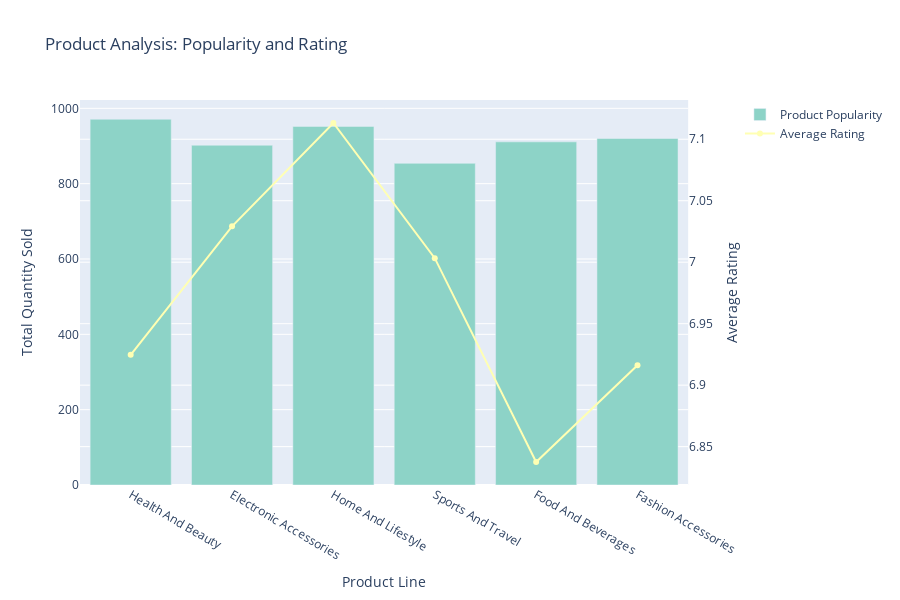
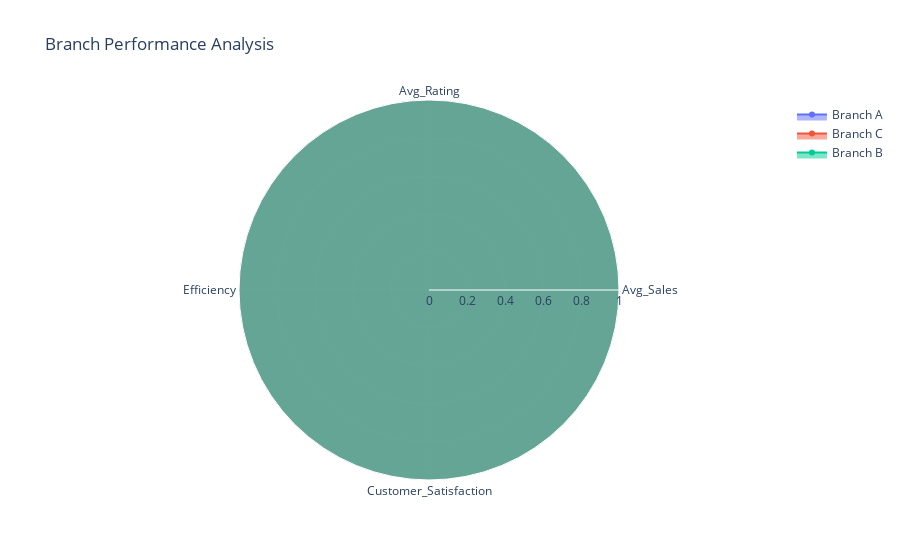
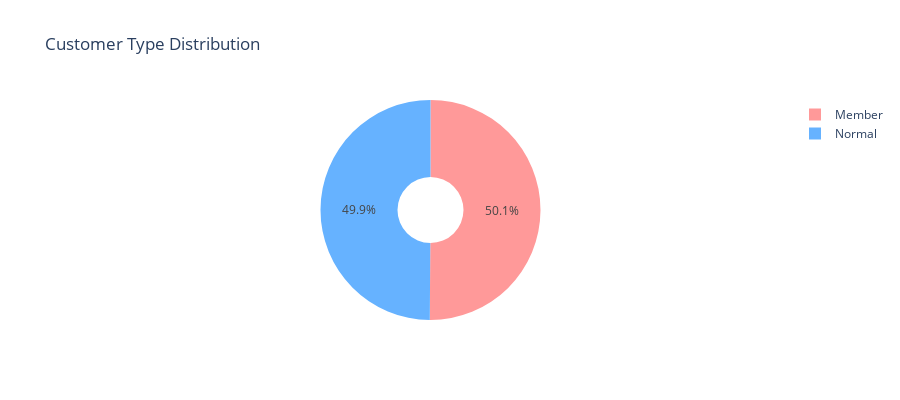
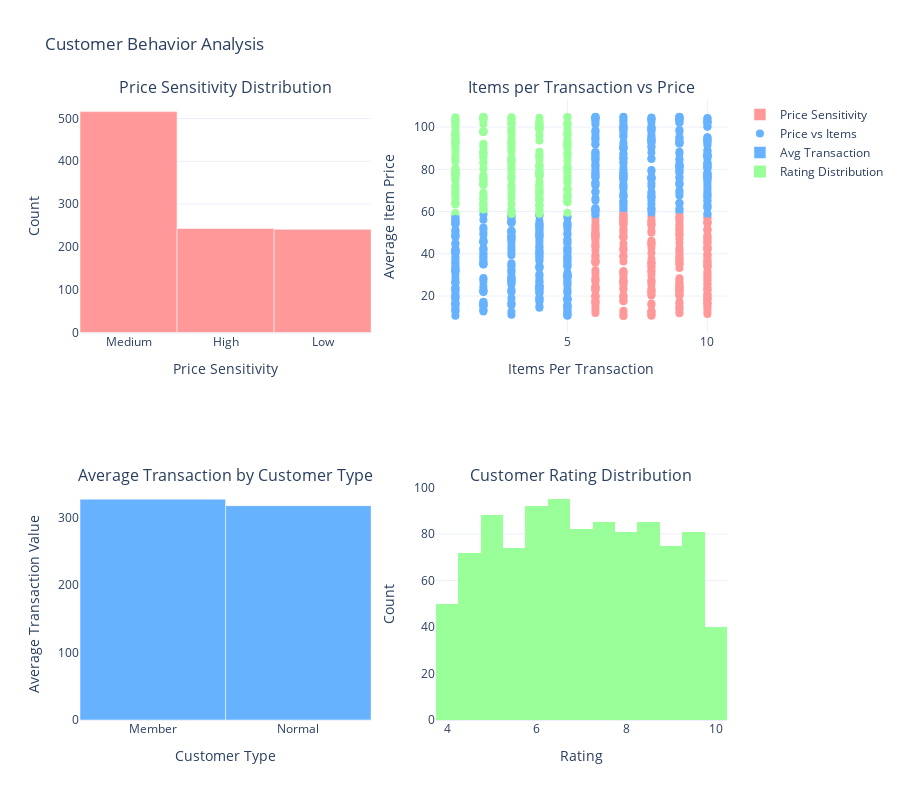

Notebook code cell kept with these figures, in order:
### Code cell
# Cell 5: Time-based Analysis
def create_time_analysis(df):
    # Create subplot with 2 rows and 2 columns
    fig = make_subplots(
        rows=2, cols=2,
        subplot_titles=(
            "Hourly Sales Distribution",
            "Sales by Day of Week",
            "Monthly Sales Trend",
            "Time Period Performance"
        )
    )

    # Hourly Sales
    hourly_sales = df.groupby('Hour')['TOTAL'].mean()
    fig.add_trace(
        go.Scatter(
            x=hourly_sales.index,
            y=hourly_sales.values,
            mode='lines+markers',
            name="Hourly Sales"
        ),
        row=1, col=1
    )

    # Daily Sales
    daily_sales = df.groupby('DayOfWeek')['TOTAL'].mean()
    fig.add_trace(
        go.Bar(
            x=['Mon', 'Tue', 'Wed', 'Thu', 'Fri', 'Sat', 'Sun'],
            y=daily_sales.values,
            name="Daily Sales"
        ),
        row=1, col=2
    )

    # Monthly Sales
    monthly_sales = df.groupby('Month')['TOTAL'].mean()
    fig.add_trace(
        go.Scatter(
            x=monthly_sales.index,
            y=monthly_sales.values,
            mode='lines+markers',
            name="Monthly Sales"
        ),
        row=2, col=1
    )

    # Time Period Performance
    period_sales = [
        df[df['Is_Morning'] == 1]['TOTAL'].mean(),
        df[df['Is_Afternoon'] == 1]['TOTAL'].mean(),
        df[df['Is_Evening'] == 1]['TOTAL'].mean()
    ]
    fig.add_trace(
        go.Bar(
            x=['Morning', 'Afternoon', 'Evening'],
            y=period_sales,
            name="Period Sales"
        ),
        row=2, col=2
    )

    # Update layout
    fig.update_layout(height=800, showlegend=True, title_text="Time-based Analysis")
    fig.show()

# Run all visualizations
create_product_analysis(df_engineered)
create_branch_analysis(df_engineered)
create_customer_analysis(df_engineered)
create_interaction_analysis(df_engineered)
create_time_analysis(df_engineered)

### Figure 1 — Plotly figure (JSON) as saved in the notebook; plotly's stock layout.template omitted (floating-point values rounded to 4 significant figures)
{"data": [{"marker": {"color": "rgb(141,211,199)"}, "name": "Product Popularity", "type": "bar", "x": ["Health And Beauty", "Electronic Accessories", "Home And Lifestyle", "Sports And Travel", "Food And Beverages", "Fashion Accessories"], "xaxis": "x", "y": [971, 902, 952, 854, 911, 920], "yaxis": "y"}, {"marker": {"color": "rgb(255,255,179)"}, "name": "Average Rating", "type": "scatter", "x": ["Health And Beauty", "Electronic Accessories", "Home And Lifestyle", "Sports And Travel", "Food And Beverages", "Fashion Accessories"], "xaxis": "x", "y": [6.925, 7.029, 7.113, 7.003, 6.838, 6.916], "yaxis": "y2"}], "layout": {"height": 600, "showlegend": true, "title": {"text": "Product Analysis: Popularity and Rating"}, "xaxis": {"anchor": "y", "domain": [0, 0.94], "title": {"text": "Product Line"}}, "yaxis": {"anchor": "x", "domain": [0, 1], "title": {"text": "Total Quantity Sold"}}, "yaxis2": {"anchor": "x", "overlaying": "y", "side": "right", "title": {"text": "Average Rating"}}}}

### Figure 2 — Plotly figure (JSON) as saved in the notebook; plotly's stock layout.template omitted (floating-point values rounded to 4 significant figures)
{"data": [{"fill": "toself", "name": "Branch A", "r": [312.4, 7.027, 57.52, 7.027], "theta": ["Avg_Sales", "Avg_Rating", "Efficiency", "Customer_Satisfaction"], "type": "scatterpolar"}, {"fill": "toself", "name": "Branch C", "r": [319.9, 6.818, 58.44, 6.818], "theta": ["Avg_Sales", "Avg_Rating", "Efficiency", "Customer_Satisfaction"], "type": "scatterpolar"}, {"fill": "toself", "name": "Branch B", "r": [337.1, 7.073, 59.44, 7.073], "theta": ["Avg_Sales", "Avg_Rating", "Efficiency", "Customer_Satisfaction"], "type": "scatterpolar"}], "layout": {"polar": {"radialaxis": {"range": [0, 1], "visible": true}}, "showlegend": true, "title": {"text": "Branch Performance Analysis"}}}

### Figure 3 — Plotly figure (JSON) as saved in the notebook; plotly's stock layout.template omitted (floating-point values rounded to 4 significant figures)
{"data": [{"hole": 0.3, "labels": ["Member", "Normal"], "marker": {"colors": ["#FF9999", "#66B2FF"]}, "type": "pie", "values": [501, 499]}], "layout": {"height": 400, "showlegend": true, "title": {"text": "Customer Type Distribution"}}}

### Figure 4 — Plotly figure (JSON) as saved in the notebook; plotly's stock layout.template omitted (floating-point values rounded to 4 significant figures; data arrays with more than 128 entries replaced by an {"elided": "..."} marker saying what was removed)
{"data": [{"marker": {"color": "#FF9999"}, "name": "Price Sensitivity", "type": "bar", "x": ["Medium", "High", "Low"], "xaxis": "x", "y": [516, 243, 241], "yaxis": "y"}, {"marker": {"color": {"elided": "1000 str values"}, "size": 8}, "mode": "markers", "name": "Price vs Items", "type": "scatter", "x": {"elided": "1000 int values"}, "xaxis": "x2", "y": {"elided": "1000 float values"}, "yaxis": "y2"}, {"marker": {"color": "#66B2FF"}, "name": "Avg Transaction", "type": "bar", "x": ["Member", "Normal"], "xaxis": "x3", "y": [327.8, 318.1], "yaxis": "y3"}, {"marker": {"color": "#99FF99"}, "name": "Rating Distribution", "type": "histogram", "x": {"elided": "1000 float values"}, "xaxis": "x4", "yaxis": "y4"}], "layout": {"annotations": [{"font": {"size": 16}, "showarrow": false, "text": "Price Sensitivity Distribution", "x": 0.225, "xanchor": "center", "xref": "paper", "y": 1, "yanchor": "bottom", "yref": "paper"}, {"font": {"size": 16}, "showarrow": false, "text": "Items per Transaction vs Price", "x": 0.775, "xanchor": "center", "xref": "paper", "y": 1, "yanchor": "bottom", "yref": "paper"}, {"font": {"size": 16}, "showarrow": false, "text": "Average Transaction by Customer Type", "x": 0.225, "xanchor": "center", "xref": "paper", "y": 0.375, "yanchor": "bottom", "yref": "paper"}, {"font": {"size": 16}, "showarrow": false, "text": "Customer Rating Distribution", "x": 0.775, "xanchor": "center", "xref": "paper", "y": 0.375, "yanchor": "bottom", "yref": "paper"}], "height": 800, "showlegend": true, "title": {"text": "Customer Behavior Analysis"}, "xaxis": {"anchor": "y", "domain": [0, 0.45], "title": {"text": "Price Sensitivity"}}, "xaxis2": {"anchor": "y2", "domain": [0.55, 1], "title": {"text": "Items Per Transaction"}}, "xaxis3": {"anchor": "y3", "domain": [0, 0.45], "title": {"text": "Customer Type"}}, "xaxis4": {"anchor": "y4", "domain": [0.55, 1], "title": {"text": "Rating"}}, "yaxis": {"anchor": "x", "domain": [0.625, 1], "title": {"text": "Count"}}, "yaxis2": {"anchor": "x2", "domain": [0.625, 1], "title": {"text": "Average Item Price"}}, "yaxis3": {"anchor": "x3", "domain": [0, 0.375], "title": {"text": "Average Transaction Value"}}, "yaxis4": {"anchor": "x4", "domain": [0, 0.375], "title": {"text": "Count"}}}}
